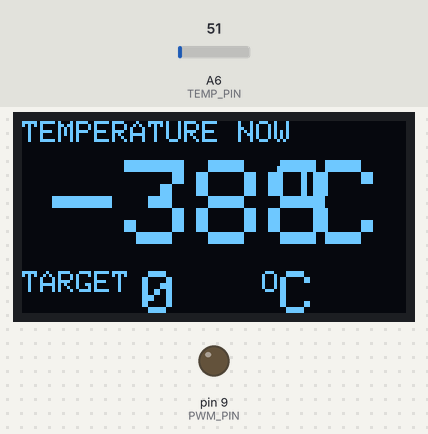
Bench run of a sketch on a simulated Arduino Nano, built with avr-gcc and run on an emulated ATmega328P. On the bench: 128×64 one-colour display, output pins drawn as LEDs (lit = HIGH). The test bench sets the inputs (shaded band); at power-on: A6 (TEMP_PIN) = 51. What the sketch prints to the serial monitor is not drawn.

Above: at 1.2 s.
1.3 s: A6 (TEMP_PIN) set to 61
At 2.7 s:
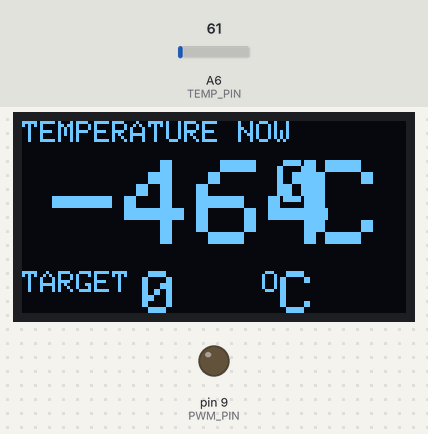
3.0 s: A6 (TEMP_PIN) set to 71
At 4.3 s:
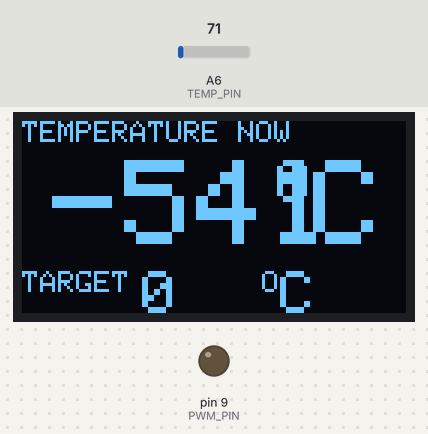
4.7 s: A6 (TEMP_PIN) set to 86
At 6.8 s:
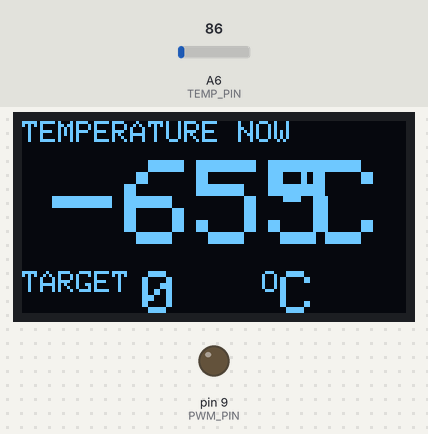
Timing chart, 0 to 8.3 s (numbered marks = the images above; inputs shaded):
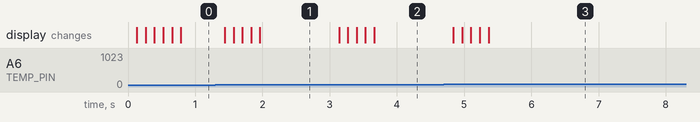

The sketch:

kolvi_koodi_v4_EEPROM.ino
```cpp
// Kolvaa FET-pin D5 --> D9

#include <EEPROM.h>
#include <SPI.h>
#include <Wire.h>
#include <Adafruit_GFX.h>
#include <Adafruit_SSD1306.h>

#define OLED_RESET 4
Adafruit_SSD1306 display(OLED_RESET);

//#define CS_PIN 14
//File settings_file;

#define TEMP_PIN A6
#define PWM_PIN 9
#define encoderPinA 2
#define encoderPinB 3
#define encoderpinBUT 4
#define BUZZER_PIN 1


boolean encoderPinALast = HIGH;
boolean encoderAstate = LOW;
unsigned long last_rotary_time;
int siirtyma = 0;

float erotus= 0;
float integraali = 0;
float derivaatta = 0;
float temp_target = 0;
float temp_target_last = 0;
boolean heater_power_on = false;
float temp_now = 0;
float temp_prew = 0;
float Kp = 50;
float Ki = 0;
float Kd = 0;
float temps[] = {0,0,0,0,0};
int output = 0;
unsigned long prew_millis = 0;
int saatovali = 100;

//thermistortable[][ADC-arvo, lämpötila(*C)]

int thermistortable[][2] = {
  {236 , 0},
  {299 , 50},
  {362 , 100},
  {424 , 150},
  {492 , 200},
  {555 , 250},
  {622 , 300},
  {688 , 350},
  {746 , 400},
  {807 , 450},
  {865 , 500},
  {1024, 600}
};


boolean buttonState = HIGH;
unsigned long lastDebounceTime = 0;
unsigned long debounceDelay = 50;
boolean lastState = HIGH;
int button_timer_counter = 0;

void setup()
{
//---------------------------------------------- Set PWM frequency for D9 & D10 ------------------------------

TCCR1B = TCCR1B & B11111000 | B00000001;    // set timer 1 divisor to     1 for PWM frequency of 31372.55 Hz
//TCCR1B = TCCR1B & B11111000 | B00000010;    // set timer 1 divisor to     8 for PWM frequency of  3921.16 Hz
//TCCR1B = TCCR1B & B11111000 | B00000011;    // set timer 1 divisor to    64 for PWM frequency of   490.20 Hz (The DEFAULT)
//TCCR1B = TCCR1B & B11111000 | B00000100;    // set timer 1 divisor to   256 for PWM frequency of   122.55 Hz
//TCCR1B = TCCR1B & B11111000 | B00000101;    // set timer 1 divisor to  1024 for PWM frequency of    30.64 Hz

  pinMode(TEMP_PIN, INPUT);
  pinMode(PWM_PIN, OUTPUT);
  pinMode(encoderPinA, INPUT_PULLUP);
  pinMode(encoderPinB, INPUT_PULLUP);
  pinMode(encoderpinBUT, INPUT_PULLUP);

  Serial.begin (115200);
  display.begin(SSD1306_SWITCHCAPVCC, 0x3C);  // initialize with the I2C addr 0x3C (for the 128x64)
  display.clearDisplay();

  temp_target = read_target_temp();
  temp_target_last = temp_target;
}

void loop()
{

  if (prew_millis + saatovali <= millis())
  {

    lampotilanaytto(temp_now, temp_target);

    PID_cal();

    if (temp_target > 0)
    {
      analogWrite(PWM_PIN, constrain((int)(output + 0.5), 0, 255));
    }
    else
    {
      analogWrite(PWM_PIN, 0);
    }
    prew_millis = millis();
  }

  if (temp_now >= 490)
  {
    heater_power_on = false;
  }

  if (heater_power_on == true)
  {
    temp_target = temp_target + rotaryencoder();
    temp_target = constrain(temp_target, 0, 480);

    temp_target_last = temp_target;
  }
  else
  {
    temp_target = 0;
  }

  //temp_target = temp_target + rotaryencoder();


  byte button_funktio_state = button();

  if (button_funktio_state == 1)
  {
    if (heater_power_on == false)
    {
      heater_power_on = true;
      temp_target = temp_target_last;
    }
    else
    {
      heater_power_on = false;
    }
  }

  if (button_funktio_state == 2)
  {
    store_target_temp(temp_target);

    display.clearDisplay();
    display.setTextSize(2);
    display.setCursor(1,22);
    display.print((int)temp_target);
    display.setTextSize(1);
    display.print("O");
    display.setTextSize(2);
    display.print("C ");
    display.print("SAVED");
    display.display();
    delay(1000);

    //tone(BUZZER_PIN, 300, 100);
  }
}

//****************************************** SCREEN ****************************************************

void lampotilanaytto(int now, int target)
{
  display.clearDisplay();

  display.setTextSize(1);
  display.setTextColor(WHITE);
  display.setCursor(0,0);
  display.println("TEMPERATURE NOW");
  display.setCursor(0,50);
  display.println("TARGET");

  display.setTextSize(4);
  display.setCursor(10,13);
  display.print(now);
  display.setTextSize(2);
  display.setCursor(85,13);
  display.print("O");
  display.setTextSize(4);
  display.print("C");

  display.setCursor(20,50);

  display.setTextSize(2);
  display.setCursor(40,50);
  display.print(target);
  display.setTextSize(1);
  display.setCursor(80,50);
  display.print("O");
  display.setTextSize(2);
  display.print("C");

  display.display();
}


//****************************************** SCREN ****************************************************

//****************************************** EEPROM ****************************************************

void store_target_temp(int target_temp)
{
  byte val_1 = 0;
  byte val_2 = 0;

  if (target_temp <= 255)
  {
    val_1 = target_temp;
    val_2 = 0;
  }
  else// if (target_temp > 255)
  {
    val_1 = 255;
    val_2 = target_temp - 255;
  }
  Serial.print("save");
  EEPROM.update(0, val_1);
  EEPROM.update(1, val_2);
}

int read_target_temp()
{
  Serial.print(EEPROM.read(0));
  return (int)(EEPROM.read(0) + EEPROM.read(1));
}


//****************************************** EEPROM ****************************************************

//******************************************* BUT ***********************************

byte button()
{
  buttonState = digitalRead(encoderpinBUT);
  if (millis() - lastDebounceTime > debounceDelay)
  {
    lastDebounceTime = millis();
    if (buttonState == LOW && lastState == HIGH)
    {

      button_timer_counter = 0;
      lastState = LOW;
      lastDebounceTime = millis();
      //return 0
    }
    else if (buttonState == LOW && lastState == LOW)
    {
      button_timer_counter +=1 ;
      lastState = LOW;
    }
    else if (buttonState == HIGH && lastState == LOW && button_timer_counter < 20)
    {
      lastState = HIGH;
      return 1;
    }
    if (button_timer_counter == 20)
    {
      button_timer_counter = 0;
      return 2;
    }
    if (buttonState == HIGH)
    {
      button_timer_counter = 0;
      lastState = HIGH;
    }
  }
  return 0;
}
//******************************************* BUT ***********************************

//******************************************* ROTARY ***********************************

int rotaryencoder()
{
  siirtyma = 0;
  encoderAstate = digitalRead(encoderPinA);
  if ((encoderPinALast == LOW) && (encoderAstate == HIGH)) {
    // lt = millis() - last_time;

    if (millis() - last_rotary_time > 200)
    {
      siirtyma = 1;
    }
    else if (millis() - last_rotary_time <= 100 && millis() - last_rotary_time > 75)
    {
      siirtyma = 1;
    }
    else if (millis() - last_rotary_time <= 75 && millis() - last_rotary_time > 50)
    {
      siirtyma = 1;
    }
    else if (millis() - last_rotary_time <= 50 && millis() - last_rotary_time > 25)
    {
      siirtyma = 2;
    }
    else if (millis() - last_rotary_time <= 25 && millis() - last_rotary_time > 0)
    {
      siirtyma = 3;
    }

    last_rotary_time = millis();

    if (digitalRead(encoderPinB) == LOW) {
      siirtyma = 0 - siirtyma;
    }
  }
  encoderPinALast = encoderAstate;
  return siirtyma;
}
//******************************************* ROTARY ***********************************

//******************************************* MAPFLOAT ***********************************

float mapfloat(float x, float in_min, float in_max, float out_min, float out_max)
{
  return(((out_max - out_min) * x + in_max * out_min - in_min * out_max) / (in_max - in_min));
}

//******************************************* MAPFLOAT ***********************************

//******************************************* LUE_LÄMPÖTILA ***********************************

float lue_lampotila()
{
  int raw_temp = analogRead(TEMP_PIN);
  Serial.println(raw_temp);


  for (unsigned int i = 0; i < sizeof(thermistortable)-1; i++)
  {
    if (raw_temp < thermistortable[i][0])
    {
      continue;
    }
    else if (raw_temp >= thermistortable[i][0] && raw_temp <= thermistortable[i+1][0])
    {

      return float(mapfloat(raw_temp, thermistortable[i][0], thermistortable[i+1][0], thermistortable[i][1], thermistortable[i+1][1]));
    }
    else
    {
      //return 0;
    }
  }
  return 1;
}


//******************************************* LUE_LÄMPÖTILA ***********************************

//******************************************* PID ***********************************

void PID_cal()
{
  // Lukee nykyisen, talletta nykyise ja 4 edellistä
  temps[4] = temps[3];
  temps[3] = temps[2];
  temps[2] = temps[1];
  temps[1] = temps[0];
  temps[0] = lue_lampotila();

  temp_prew = temp_now;
  //Serial.print(temp_now);

  // Laskee keskiarvon viidestä edellisestä
  temp_now = (temps[0] + temps[1] + temps[2] + temps[3] + temps[4])/5.0;
  Serial.print(temp_now);

  erotus = temp_target - temp_now;

  integraali = integraali + erotus;

  derivaatta = (temp_now - temp_prew) / saatovali;

  //output = Kp * max(erotus, 0) + Ki * max(integraali, 0) + Kd * max(derivaatta, 0);
  output = Kp * erotus + Ki * integraali + Kd * derivaatta;
}

//******************************************* PID ***********************************
```

Measured:
- after the input at 1.3 s, the display: first changes after 0.14 s (image 1 shows a later state)
- after the input at 3.0 s, the display: first changes after 0.14 s (image 2 shows a later state)
- after the input at 4.7 s, the display: first changes after 0.14 s (image 3 shows a later state)
